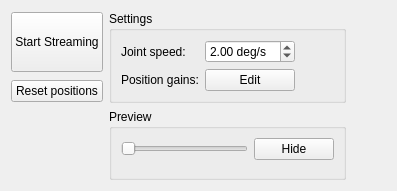
<?xml version="1.0" encoding="UTF-8"?>
<ui version="4.0">
 <class>jointCommandPanel</class>
 <widget class="QWidget" name="jointCommandPanel">
  <property name="geometry">
   <rect>
    <x>0</x>
    <y>0</y>
    <width>397</width>
    <height>191</height>
   </rect>
  </property>
  <property name="windowTitle">
   <string>Joint Command</string>
  </property>
  <layout class="QGridLayout" name="gridLayout_3">
   <item row="0" column="1" rowspan="2">
    <widget class="QGroupBox" name="groupBox">
     <property name="title">
      <string>Settings</string>
     </property>
     <property name="flat">
      <bool>false</bool>
     </property>
     <layout class="QGridLayout" name="gridLayout">
      <item row="0" column="0">
       <widget class="QLabel" name="label">
        <property name="text">
         <string>Joint speed:</string>
        </property>
       </widget>
      </item>
      <item row="0" column="1">
       <widget class="QDoubleSpinBox" name="speedSpinBox">
        <property name="suffix">
         <string> deg/s</string>
        </property>
        <property name="maximum">
         <double>20.000000000000000</double>
        </property>
        <property name="singleStep">
         <double>0.100000000000000</double>
        </property>
        <property name="value">
         <double>2.000000000000000</double>
        </property>
       </widget>
      </item>
      <item row="0" column="2">
       <spacer name="horizontalSpacer_2">
        <property name="orientation">
         <enum>Qt::Horizontal</enum>
        </property>
        <property name="sizeHint" stdset="0">
         <size>
          <width>40</width>
          <height>20</height>
         </size>
        </property>
       </spacer>
      </item>
      <item row="1" column="1">
       <widget class="QPushButton" name="editPositionGainsButton">
        <property name="text">
         <string>Edit</string>
        </property>
       </widget>
      </item>
      <item row="1" column="0">
       <widget class="QLabel" name="label_2">
        <property name="text">
         <string>Position gains:</string>
        </property>
       </widget>
      </item>
     </layout>
    </widget>
   </item>
   <item row="0" column="0">
    <widget class="QPushButton" name="streamingButton">
     <property name="minimumSize">
      <size>
       <width>0</width>
       <height>60</height>
      </size>
     </property>
     <property name="text">
      <string>Start Streaming</string>
     </property>
     <property name="checkable">
      <bool>true</bool>
     </property>
    </widget>
   </item>
   <item row="1" column="0">
    <widget class="QPushButton" name="resetButton">
     <property name="text">
      <string>Reset positions</string>
     </property>
    </widget>
   </item>
   <item row="2" column="1">
    <widget class="QGroupBox" name="groupBox_2">
     <property name="title">
      <string>Preview</string>
     </property>
     <property name="flat">
      <bool>false</bool>
     </property>
     <layout class="QGridLayout" name="gridLayout_2">
      <item row="1" column="0">
       <spacer name="verticalSpacer">
        <property name="orientation">
         <enum>Qt::Vertical</enum>
        </property>
        <property name="sizeHint" stdset="0">
         <size>
          <width>20</width>
          <height>40</height>
         </size>
        </property>
       </spacer>
      </item>
      <item row="0" column="0">
       <widget class="QSlider" name="previewSlider">
        <property name="orientation">
         <enum>Qt::Horizontal</enum>
        </property>
       </widget>
      </item>
      <item row="0" column="1">
       <widget class="QPushButton" name="hidePreviewButton">
        <property name="text">
         <string>Hide</string>
        </property>
       </widget>
      </item>
     </layout>
    </widget>
   </item>
   <item row="2" column="2">
    <spacer name="horizontalSpacer">
     <property name="orientation">
      <enum>Qt::Horizontal</enum>
     </property>
     <property name="sizeHint" stdset="0">
      <size>
       <width>40</width>
       <height>20</height>
      </size>
     </property>
    </spacer>
   </item>
  </layout>
 </widget>
 <resources/>
 <connections/>
</ui>
